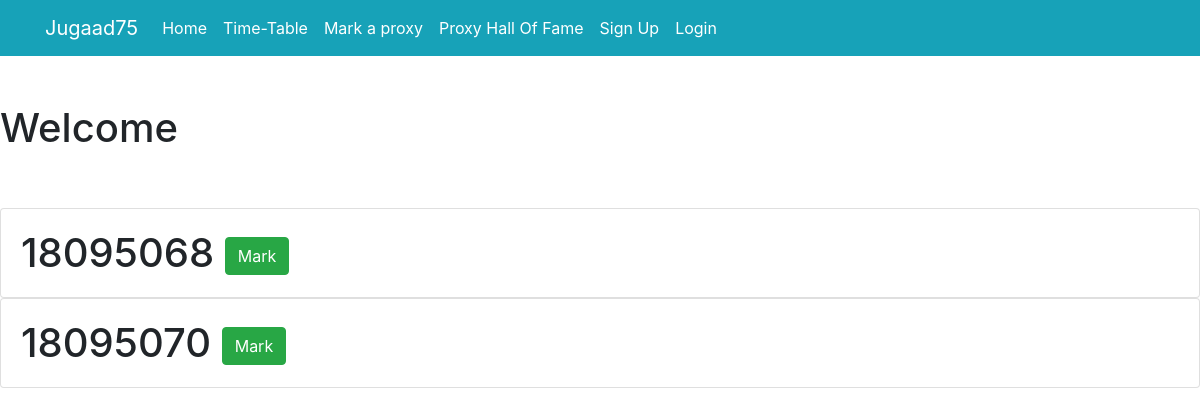
Before: /markProxy/ with the older database file.
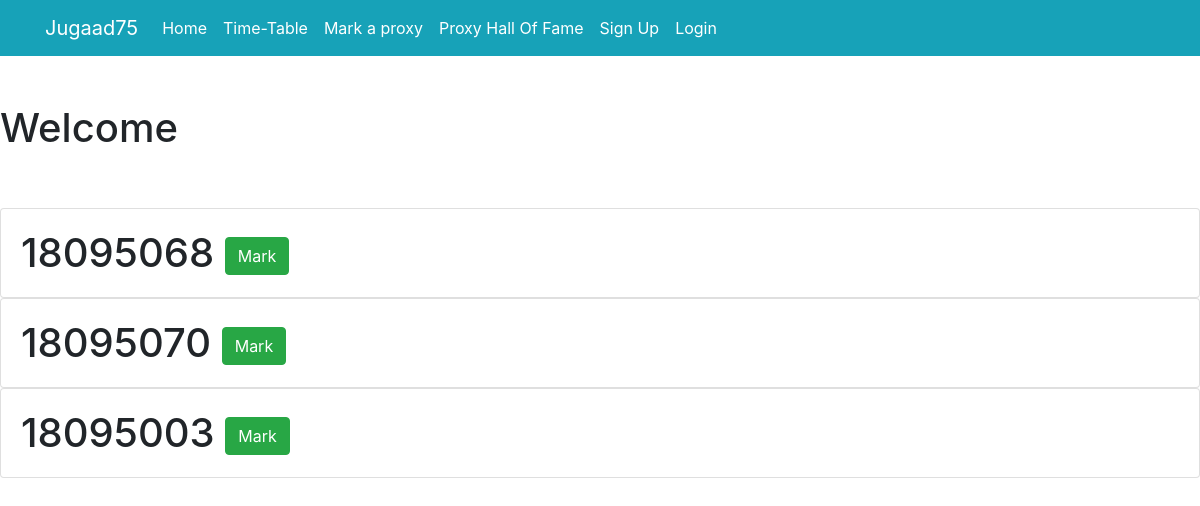
After: the same page with the newer database file.
### tracker/models.py (models this page shows)
class sdata(models.Model):
    student = models.ForeignKey(User, on_delete=models.CASCADE)
    slot1 = models.IntegerField(default=0)
    slot2 = models.IntegerField(default=0)
    slot3 = models.IntegerField(default=0)
    slat = models.FloatField(default=0.0)
    slong = models.FloatField(default=0.0)

### tracker/views.py (the view, shortened to what this page needs)
# urls.py: path('markProxy/', views.markProxy , name='markProxy'),
@csrf_exempt
def markProxy(request):
    print("mark")
    curr_slot = getSlot()
    if curr_slot == 5:
        return HttpResponse("No classes Running")
    if curr_slot == 1:
        context = {
            'absentees' : sdata.objects.filter(slot1=0)
        }
        return render(request,'tracker/proxy.html',context)
    elif curr_slot == 2:
        context = {
            'absentees' : sdata.objects.filter(slot2=0)
        }
        return render(request,'tracker/proxy.html',context)
    elif curr_slot == 3:
        context = {
            'absentees' : sdata.objects.filter(slot3=0)
        }
        return render(request,'tracker/proxy.html',context)
    else:
        context = {
            'absentees' : sdata.objects.filter(slot3=0)
        }
        return render(request,'tracker/proxy.html',context)

### tracker/views.py (called while the page is built)
def getSlot():
    x = datetime.datetime.now()
    if x.hour>9 and x.hour<10:
        return 1
    elif x.hour>10 and x.hour<11:
        return 2
    elif x.hour>11 and x.hour<12:
        return 3
    return 4

### tracker/templates/tracker/proxy.html (shortened to what this page needs)
<link rel="stylesheet" href="https://stackpath.bootstrapcdn.com/bootstrap/4.4.1/css/bootstrap.min.css">
<nav class="navbar navbar-expand-lg navbar-dark bg-info">
    <div class="container">
      <a class="navbar-brand"  href="{% url 'home' %}" >Jugaad75</a>
      <div class="collapse navbar-collapse" id="navbarNav">
        <ul class="navbar-nav">
          <li class="nav-item active">
            <a class="nav-link" href="{% url 'home' %}" >Home </a>
          </li>
          <li class="nav-item active">
            <a class="nav-link" href="{% url 'addLecture' %}">Time-Table </span></a>
          </li>
          <li class="nav-item active">
            <a class="nav-link" href="{% url 'markProxy' %}">Mark a proxy</a>
          </li>
           <li class="nav-item active">
            <a class="nav-link" href="{% url 'hallOfFame' %}" >Proxy Hall Of Fame</a>
          </li>
      {% if user.is_authenticated %}
          <li class="nav-item active">
              <a href="#" onclick="$('#signOutBtn').click()" class="nav-link" >Logout</a>
              <form style='display: none;' method="POST" action="{% url 'logoutuser' %}">
                  {% csrf_token %}
                  <button id="signOutBtn" type="submit">Logout</button>
              </form>
          </li>
          <li class="nav-item ">
            <a class="nav-link disabled" href="#" style="color: chartreuse; font-size: large; " >{{user.username}}</a>
          </li>
      {% else %}
          <li class="nav-item active">
              <a class="nav-link " href="{% url 'signupuser' %} ">Sign Up</a>
          </li>
          <li class="nav-item">
              <a class="nav-link active" href="{% url 'loginuser' %}" >Login</a>
          </li>
      {% endif %}
        </ul>
      </div>
    </div>
  </nav>
 <h1> Welcome {{user.username}} <h1>
<br>
{% for abs in absentees %}
<div class="card">
  <div class="card-body">
    {{abs.student.username}}
    <button type="submit" onclick="markproxy({{abs.student.id}})" class="btn btn-success">Mark</button>
  </div>
</div>
{% endfor %}

Changed rows visible on the page:
added sdata: student.username "18095003"
